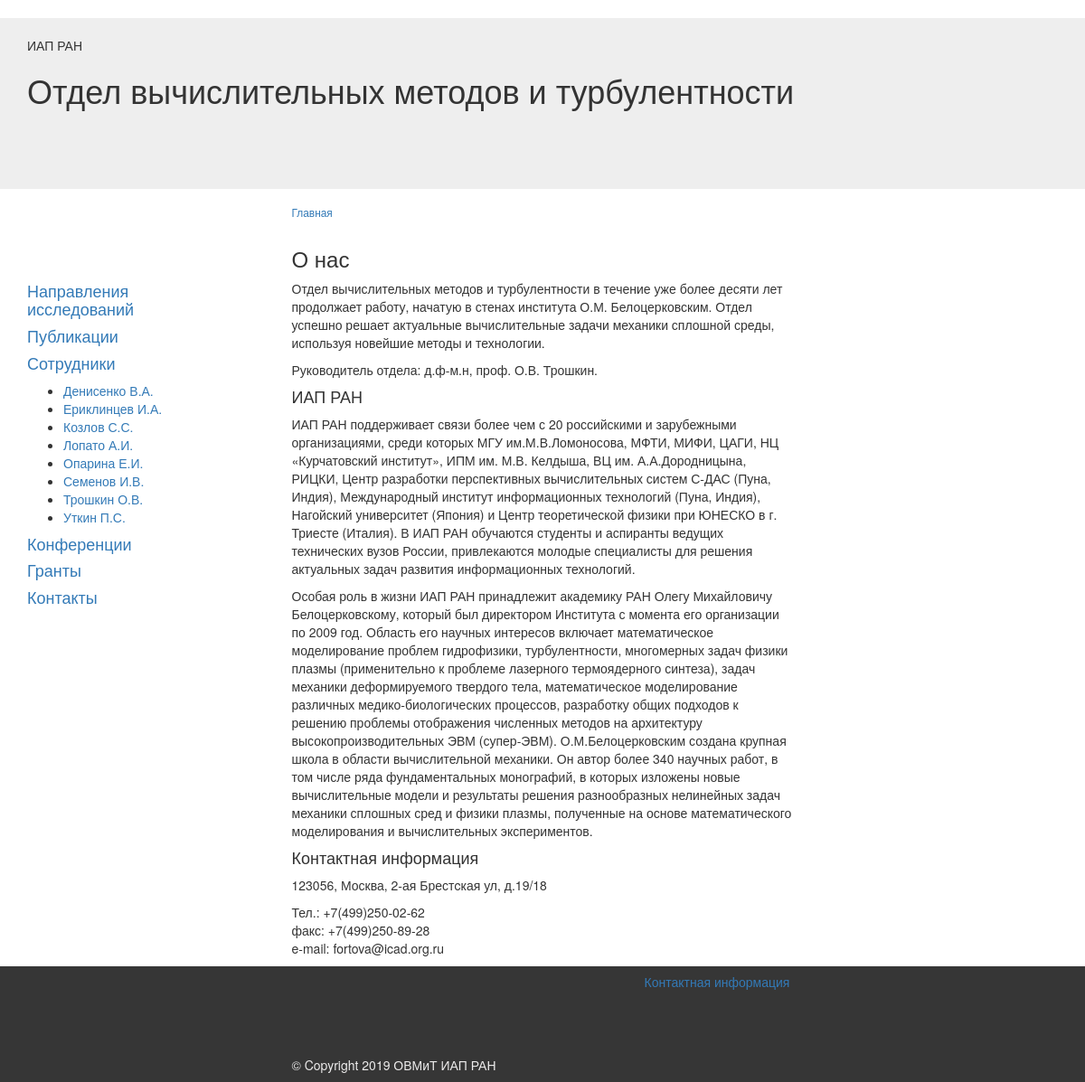
The app's page /, older data.
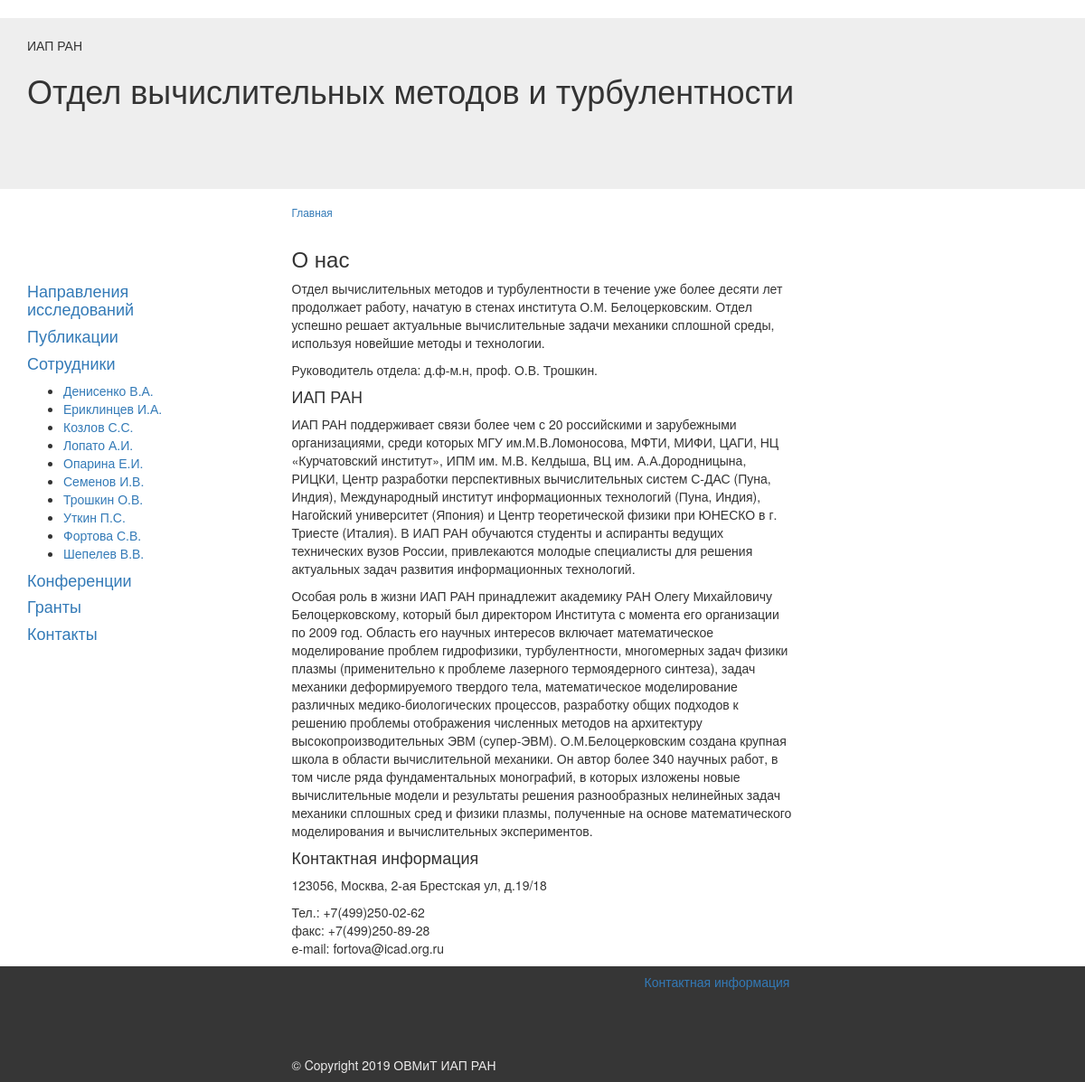
The same page, newer data.
### www/models.py (models this page shows)
class Person(models.Model):
    name = models.CharField(max_length=40)
    patronymic = models.CharField(max_length=40)
    family_name = models.CharField(max_length=40)
    degree = models.CharField(max_length=40)
    position = models.CharField(max_length=40)
    email = models.CharField(max_length=40)
    photo = models.CharField(max_length=256)
    slug = models.SlugField()
    def __str__(self):
        return self.family_name + ' ' + self.name[0] + '.' + self.patronymic[0] + '. '

### www/views.py (the view)
# urls.py: url(r'^$', views.index),
def index(request):
    people = Person.objects.all().order_by('family_name')
    return render(request, 'index.html', {'people': people})

### www/templates/index.html
﻿{% extends 'base.html' %}
{% block breadcrumbs %}
<p><a href='/'>Главная</a></p>
{% endblock %}
{% block content%}
<h3>О нас</h3>
<p>Отдел вычислительных методов и турбулентности в течение уже более десяти лет
продолжает работу, начатую в стенах института О.М. Белоцерковским. Отдел успешно решает актуальные
вычислительные задачи механики сплошной среды, используя новейшие методы и технологии.</p>
<p>Руководитель отдела: д.ф-м.н, проф. О.В. Трошкин.</p>
<h4>ИАП РАН</h4>
<p> ИАП РАН поддерживает связи более чем с 20 российскими и зарубежными организациями, среди
которых МГУ им.М.В.Ломоносова, МФТИ, МИФИ, ЦАГИ, НЦ «Курчатовский институт», ИПМ им. М.В. Келдыша,
ВЦ им. А.А.Дородницына, РИЦКИ, Центр разработки перспективных вычислительных систем С-ДАС (Пуна, Индия),
Международный институт информационных технологий (Пуна, Индия), Нагойский университет (Япония) и Центр
теоретической физики при ЮНЕСКО в г. Триесте (Италия). В ИАП РАН обучаются студенты и аспиранты
ведущих технических вузов России, привлекаются молодые специалисты для решения актуальных задач
развития информационных технологий. </p>
</p>Особая роль в жизни ИАП РАН принадлежит академику РАН Олегу Михайловичу Белоцерковскому, который
был директором Института с момента его организации по 2009 год. Область его научных интересов включает
математическое моделирование проблем гидрофизики, турбулентности, многомерных задач физики плазмы
(применительно к проблеме лазерного термоядерного синтеза), задач механики деформируемого твердого
тела, математическое моделирование различных медико-биологических процессов, разработку общих подходов
к решению проблемы отображения численных методов на архитектуру высокопроизводительных ЭВМ (супер-ЭВМ).
О.М.Белоцерковским создана крупная школа в области вычислительной механики. Он автор более 340 научных
работ, в том числе ряда фундаментальных монографий, в которых изложены новые вычислительные модели
и результаты решения разнообразных нелинейных задач механики сплошных сред и физики плазмы, полученные
на основе математического моделирования и вычислительных экспериментов.</p>
<h4>Контактная информация</h4>
<p>123056, Москва, 2-ая Брестcкая ул, д.19/18</p>
<p>Тел.: +7(499)250-02-62<br>
факс: +7(499)250-89-28<br>
e-mail: fortova@icad.org.ru</p>
{% endblock %}

### www/templates/base.html (shortened to what this page needs)
﻿{% load staticfiles %}
<!DOCTYPE html>
<html lang='ru'>
  <head>
	<link href="{% static 'css/bootstrap.min.css'%}" rel = 'stylesheet'/>
	<link href="{% static 'css/main.css'%}" rel = 'stylesheet'/>
  </head>
  <body>
	<div class='header'>
	  <div class='container'>
	    <p> <br> ИАП РАН</p>
        <h1>Отдел вычислительных методов и турбулентности <br><br><br> </h1>
	  </div>
	</div>
	<div class='container'>
	  <div class='row'>
	    <div class='col-md-offset-3 col-md-9'>
		  <small>
		    <br>
{% block breadcrumbs %}
{% endblock %}
          </small>
		</div>
		<div class='clearfix'></div>
	  </div>
	</div>
	<div class='container'>
	  <div class='row'>
	    <div class='col-md-2'>
		  <h4><br><br></h4>
	      <h4><a href='/research'>Направления исследований</a></h4>
	      <h4><a href='/publications'>Публикации</a></h4>
	      <h4><a href='/scientists'>Сотрудники</a></h4>
	        <ul>
				<li><a href='/scientists/'>Денисенко В.А.</a></li>
				<li><a href='/scientists/'>Ериклинцев И.А.</a></li>
				<li><a href='/scientists/'>Козлов С.С.</a></li>
				<li><a href='/scientists/'>Лопато А.И.</a></li>
				<li><a href='/scientists/'>Опарина Е.И.</a></li>
				<li><a href='/scientists/'>Семенов И.В.</a></li>
				<li><a href='/scientists/'>Трошкин О.В.</a></li>
				<li><a href='/scientists/'>Уткин П.С.</a></li>
	          {% for p in people %}
	            <li><a href='/scientists/{{ p.slug }}'>{{ p }}</a></li>
	          {% endfor %}
	        </ul>
	      <h4><a href='/conferences'>Конференции</a></h4>
	      <h4><a href='/grants'>Гранты</a></h4>
	      <h4><a href='/contacts'>Контакты</a></h4>
		</div>
	    <div class='col-md-offset-1 col-md-6'>
{% block content %}
{% endblock %}
        </div>
	  </div>
	</div>
	<div class='footer'>
	  <div class='container'>
	    <div class='row'>
	      <div class='col-md-offset-3 col-md-4'><h5><br><br><br><br><br><br>&copy; Copyright {% now 'Y' %} ОВМиТ ИАП РАН</h5></div>
		  <div class='col-md-5'><h5><a href='/contacts'>Контактная информация</a></h5></div>
		</div>
  </body>
</html>

### www/static/css/main.css (style rules this page uses)
.footer { color: #EDECEC; background-color: #363636; }
.header { background-color: #eee; }

Row changes from the older to the newer data that the page shows:
added Person: family_name+name+patronymic "Фортова С.В."
added Person: family_name+name+patronymic "Шепелев В.В."
